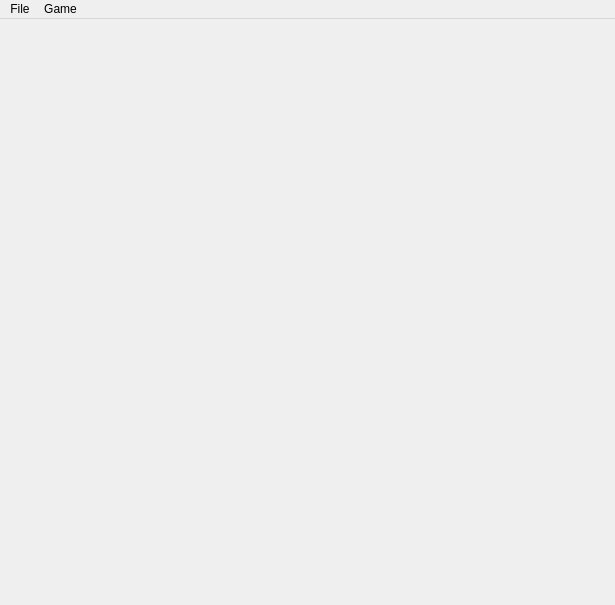
<?xml version="1.0" encoding="UTF-8"?>
<ui version="4.0">
 <class>MainWindow</class>
 <widget class="QMainWindow" name="MainWindow">
  <property name="geometry">
   <rect>
    <x>0</x>
    <y>0</y>
    <width>615</width>
    <height>605</height>
   </rect>
  </property>
  <property name="windowTitle">
   <string>ColorLines</string>
  </property>
  <property name="windowIcon">
   <iconset resource="images.qrc">
    <normaloff>:/images/ball4.gif</normaloff>:/images/ball4.gif</iconset>
  </property>
  <property name="unifiedTitleAndToolBarOnMac">
   <bool>false</bool>
  </property>
  <widget class="QWidget" name="centralwidget">
   <property name="layoutDirection">
    <enum>Qt::LeftToRight</enum>
   </property>
  </widget>
  <widget class="QMenuBar" name="menubar">
   <property name="geometry">
    <rect>
     <x>0</x>
     <y>0</y>
     <width>615</width>
     <height>22</height>
    </rect>
   </property>
   <widget class="QMenu" name="menuGame">
    <property name="title">
     <string>Game</string>
    </property>
    <addaction name="actionNew"/>
    <addaction name="actionEdit"/>
   </widget>
   <widget class="QMenu" name="menuFile">
    <property name="title">
     <string>File</string>
    </property>
    <addaction name="actionSave"/>
    <addaction name="actionHighest_scores"/>
   </widget>
   <addaction name="menuFile"/>
   <addaction name="menuGame"/>
  </widget>
  <action name="actionNew">
   <property name="text">
    <string>New</string>
   </property>
   <property name="toolTip">
    <string>New Game</string>
   </property>
  </action>
  <action name="actionEdit">
   <property name="checkable">
    <bool>true</bool>
   </property>
   <property name="text">
    <string>Edit</string>
   </property>
   <property name="toolTip">
    <string>Edit Game</string>
   </property>
  </action>
  <action name="actionSave">
   <property name="text">
    <string>Save</string>
   </property>
  </action>
  <action name="actionHighest_scores">
   <property name="text">
    <string>Highest scores</string>
   </property>
  </action>
 </widget>
 <resources>
  <include location="images.qrc"/>
 </resources>
 <connections/>
</ui>
